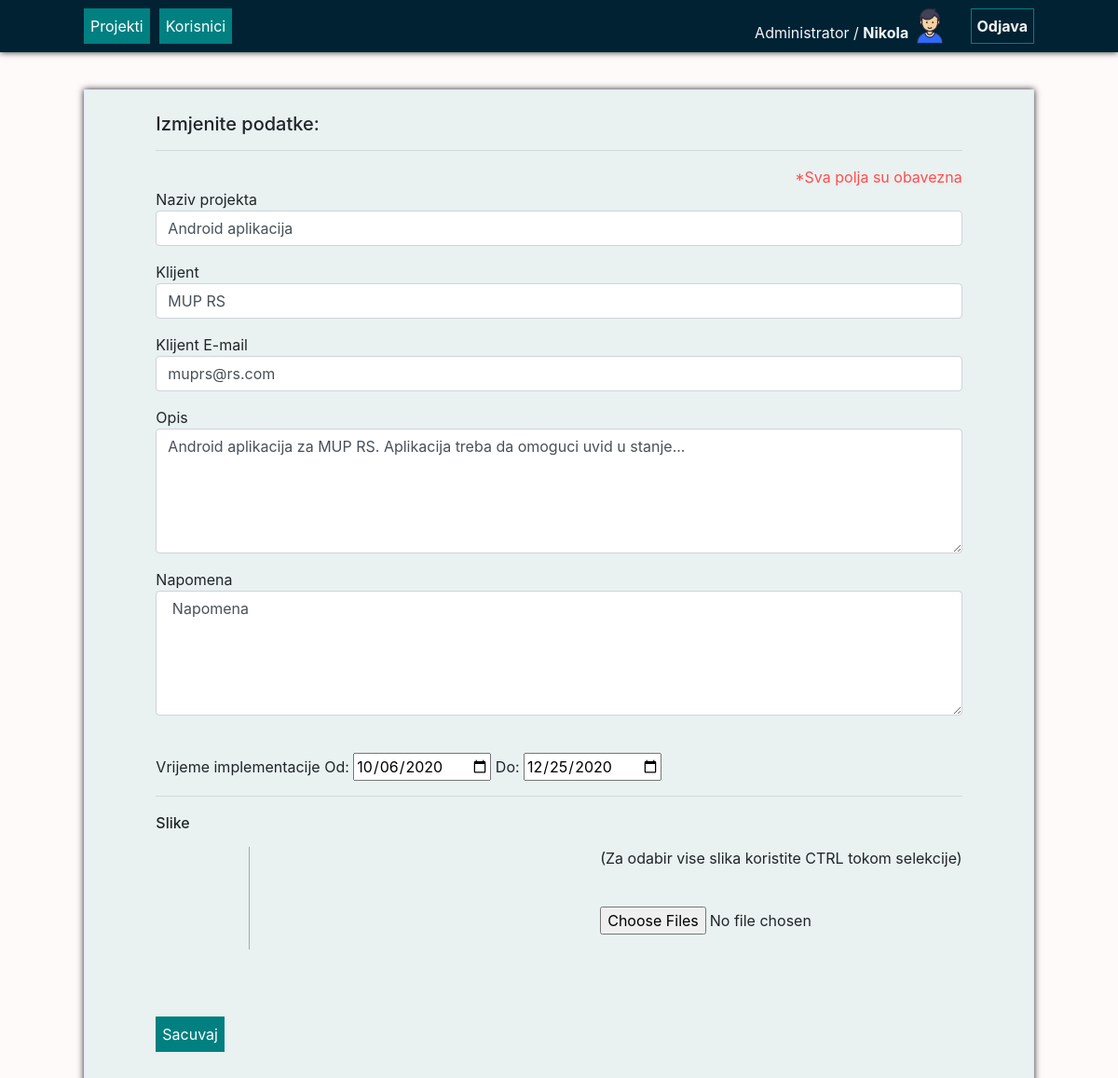
Page /ITP_Nikola_Kostovic/izmjena_projekta.php?id=19 (signed in) on the committed database.
### tables this page shows
CREATE TABLE IF NOT EXISTS `projekat` (
  `PROJEKAT_ID` int(20) NOT NULL AUTO_INCREMENT,
  `PROJEKAT_NAZIV` varchar(100) NOT NULL,
  `PROJEKAT_NAZIV_KLIJENTA` varchar(100) NOT NULL,
  `PROJEKAT_EMAIL_KLIJENTA` varchar(50) NOT NULL,
  `PROJEKAT_OPIS` text NOT NULL,
  `PROJEKAT_NAPOMENA` text DEFAULT NULL,
  `PROJEKAT_OD` date NOT NULL,
  `PROJEKAT_DO` date NOT NULL,
  PRIMARY KEY (`PROJEKAT_ID`)
);

### ITP_Nikola_Kostovic/izmjena_projekta.php (the view, shortened to what this page needs)
<?php
$id_projekta = $_GET["id"];
include "./db_connection.php";
$query_result = $connection->query("SELECT * FROM projekat WHERE PROJEKAT_ID = '{$id_projekta}'");
$row = $query_result->fetch_array();
$naziv = $row["PROJEKAT_NAZIV"];
$naziv_klijenta = $row["PROJEKAT_NAZIV_KLIJENTA"];
$email_klijenta = $row["PROJEKAT_EMAIL_KLIJENTA"];
$opis = $row["PROJEKAT_OPIS"];
$napomena = $row["PROJEKAT_NAPOMENA"];
$dat_od = $row["PROJEKAT_OD"];
$dat_do = $row["PROJEKAT_DO"];
?>
<!doctype html>
<html lang="en">
<head>
    <link rel="stylesheet" type="text/css" href="style/index-style.css">
    <link rel="stylesheet" type="text/css" href="style/nav_style.css">
    <link rel="stylesheet" href="https://cdn.jsdelivr.net/npm/bootstrap@4.5.3/dist/css/bootstrap.min.css">
</head>
<body  style="background-color: snow">
<?php
include "./Navbar.php";
?>
<div class="main">
    <div class="table-container">
        <br>
        <h5>Izmjenite podatke:</h5>
        <hr>
        <p style="float: right; display: inline; color: #ff4d4d;" >*Sva polja su obavezna</p>
        <br>
        <form method="POST" action="dodavanje_projekta.php?data=izm&&id=<?php echo $id_projekta?>" enctype="multipart/form-data" onsubmit="return provjeri_polja()">
            <div class="form-group">
                <label">Naziv projekta</label>
                <input type="text" class="form-control" name="naziv" id="naziv" value="<?php echo $naziv ;?>">
            </div>
            <div class="form-group">
                <label">Klijent</label>
                <input type="text" class="form-control" name="klijent" id="klijent" value="<?php echo $naziv_klijenta ;?>">
            </div>
            <div class="form-group">
                <label">Klijent E-mail</label>
                <input type="text" class="form-control"  name="email" id="email" value="<?php echo $email_klijenta ;?>">
            </div>
            <div class="form-group">
                <label">Opis</label>
                <textarea name="opis" rows="5" class="form-control" id="opis"><?php echo $opis ;?></textarea>
            </div>
            <div class="form-group">
                <label">Napomena</label>
                <textarea name="napomena" rows="5" class="form-control" id="napomena"><?php echo $napomena ;?></textarea>
            </div>
            <br>
            <div class="form-group">
                <label">Vrijeme implementacije</label>
                <label">Od:</label>
                <input type="date"  name="datum_od" value="<?php echo $dat_od ;?>" id="od">
                <label">Do:</label>
                <input type="date"  name="datum_do" value="<?php echo $dat_do ;?>" id="do">
                <br><hr>
            </div>
            <label><h6>Slike</h6></label><br>
            <div style=" display: flex; justify-content: space-between">
                <div class="kontejner_slike" id="slike" title=<?php echo"$id_projekta";?>>
                </div>
                <div>
                    <p>(Za odabir vise slika koristite CTRL tokom selekcije)<p><br>
                        <input type="file" name="img_proj[]" multiple>
                </div>
         </div>
            <br><br><br>
            <button type="submit" >Sacuvaj</button>
        </form>
        <br><br>
        <br>
    </div>
    <br>
</div>
</body>
</html>

### ITP_Nikola_Kostovic/style/Index-style.css (style rules this page uses)
.main { background-color: #e9f1f1; width: 85%; margin: 0 auto; border: solid lavender 1px; box-shadow: 0px 0px 7px; margin-bottom: 20px; }
.table-container { width: 85%; margin: 0 auto; }
p { border-radius: 3px; }
.kontejner_slike { border-right: solid darkgray 1px; padding: 10px 50px 10px 50px; }

### ITP_Nikola_Kostovic/style/nav_style.css (style rules this page uses)
button { background-color: #008080; margin: 4px 2px; cursor: pointer; vertical-align: bottom; color: white; padding: 6px; margin: 4px 2px; border: solid #008080 1px; }

### rows in the picture
projekat: naziv "Android aplikacija", klijent "MUP RS", email "muprs@rs.com", opis "Android aplikacija za MUP RS. Aplikacija treba da omoguci uvid u stanje...", napomena "Napomena", datum_od "10/06/2020", datum_do "12/25/2020"

### other values in the picture
$uloga "Administrator"
$_COOKIE['korisnik_ime'] "Nikola"
